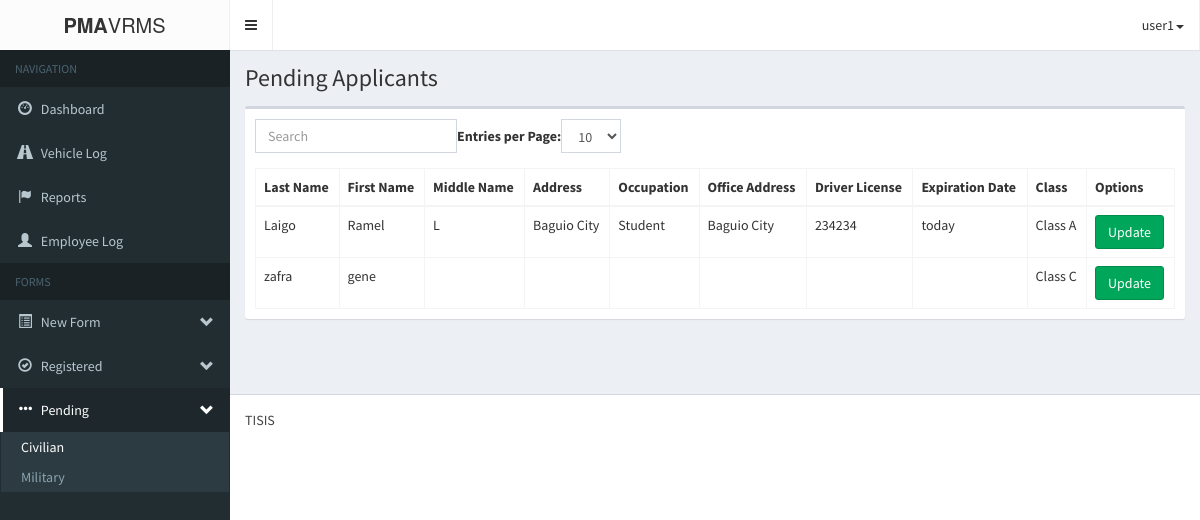
/pma-vrmsAdmin/pendingApplicant.php (signed in), run on an earlier commit of the app's database.
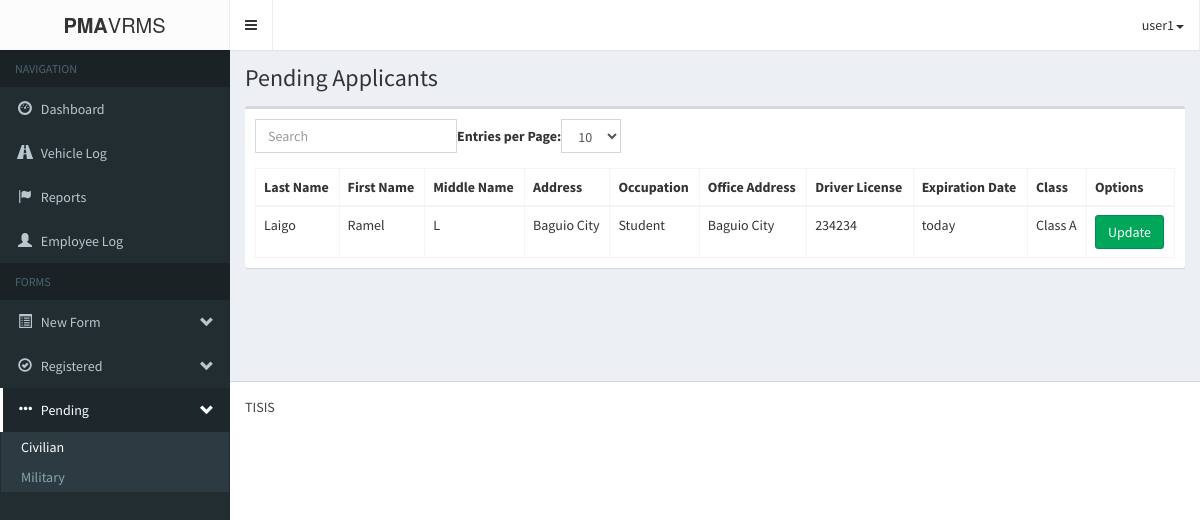
And on a later commit of the database.
### tables this page shows
CREATE TABLE IF NOT EXISTS `form1_applicantpd` (
  `a_applicantId` int(11) NOT NULL AUTO_INCREMENT,
  `a_profile` mediumblob NOT NULL,
  `a_lastname` varchar(60) NOT NULL,
  `a_firstname` varchar(60) NOT NULL,
  `a_middlename` varchar(60) NOT NULL,
  `a_address` varchar(60) NOT NULL,
  `a_occupation` varchar(60) NOT NULL,
  `a_officeAddress` varchar(60) NOT NULL,
  `a_driversLicense` varchar(60) NOT NULL,
  `a_expirationDate` varchar(60) NOT NULL,
  `a_class` varchar(60) NOT NULL,
  `a_submitted_requirements` varchar(255) NOT NULL,
  `a_status` varchar(255) NOT NULL,
  `a_vehicle_id` int(11) NOT NULL,
  PRIMARY KEY (`a_applicantId`)
);

### pma-vrmsAdmin/logic/pending_applicant_logic.php (called while the page is built, shortened)
<?php
	require_once('db/database.php');
	$database = new Database();
	$query = "SELECT form1_applicantpd.*, vehicle_information.* FROM form1_applicantpd JOIN vehicle_information ON form1_applicantpd.a_vehicle_id=vehicle_information.vehicleId WHERE form1_applicantpd.a_status='pending'";
	$database->execute($query);
	$applicants = array();
?>

### pma-vrmsAdmin/db/database.php (called while the page is built, shortened)
<?php
	class Database{
		private $database;
		private function connect(){
			$host			= 'localhost';
			$username		= 'root';
			$password		= '';
			$database_name	= 'pma-vrms';
			$port			= 3306;
			$this->database = mysqli_connect($host, $username, $password, $database_name, $port);
		}
		public function execute($query){
			$this->result = mysqli_query($this->database, $query) OR die('Error database');
		}
	}
?>

### pma-vrmsAdmin/pendingApplicant.php (the view, shortened to what the changed rows need)
<!DOCTYPE html>
<html>
<head>
	<link rel="stylesheet" href="bootstrap/css/bootstrap.min.css">
    <link rel="stylesheet" href="fonts/font-awesome.min.css">
    <link rel="stylesheet" href="css/style-main.min.css">
    <link rel="stylesheet" href="css/skin.min.css">
</head>
<body class="hold-transition skin-black sidebar-mini">
    <div class="wrapper">
      <div class="content-wrapper">
        <section class="content-header">
          <h1>
            Pending Applicants
          </h1>
        </section>
        <section class="content">
	       <?php include('logic/pending_applicant_logic.php'); ?>
		<div class="'container">
			<div class="row">
				<div class="col-md-12">
                    <div class="box">
                        <div class="box-body">
                            <table class="table table-bordered table-hover" id="bootstrap-table">
						<thead>
							<th>Last Name</th>
							<th>First Name</th>
							<th>Middle Name</th>
							<th>Address</th>
							<th>Occupation</th>
							<th>Office Address</th>
							<th>Driver License</th>
							<th>Expiration Date</th>
							<th>Class</th>
							<th>Options</th>
						</thead>
						<tbody>
							<?php
								foreach ($applicants as $key => $applicant) {
									echo <<<DATA
										<tr id='applicant_$key'>
											<td style='display:none'>$applicant[a_applicantId]</td>
											<td>$applicant[a_lastname]</td>
											<td>$applicant[a_firstname]</td>
											<td>$applicant[a_middlename]</td>
											<td>$applicant[a_address]</td>
											<td>$applicant[a_occupation]</td>
											<td>$applicant[a_officeAddress]</td>
											<td>$applicant[a_driversLicense]</td>
											<td>$applicant[a_expirationDate]</td>
											<td>$applicant[a_class]</td>
											<td><button class="btn btn-success" data-toggle='modal' data-target='#update_applicant' onclick='update_applicant($key)'>Update</button></td>
										</tr>
DATA;
								}
							?>
						</tbody>
					</table>
                        </div>
                    </div>
				</div>
			</div>
		</div>
        </section>
        <br/><br/>
        </div>
    </div>
</body>
</html>

What changed in the data, as far as the page shows it:
removed form1_applicantpd: a_lastname "zafra", a_firstname "gene", a_class "Class C"
